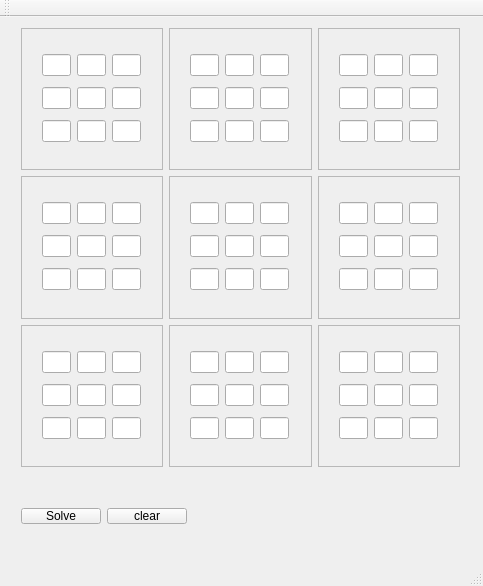
<?xml version="1.0" encoding="UTF-8"?>
<ui version="4.0">
 <class>Sudoku</class>
 <widget class="QMainWindow" name="Sudoku">
  <property name="geometry">
   <rect>
    <x>0</x>
    <y>0</y>
    <width>483</width>
    <height>586</height>
   </rect>
  </property>
  <property name="windowTitle">
   <string>Sudoku</string>
  </property>
  <widget class="QWidget" name="centralWidget">
   <widget class="QWidget" name="layoutWidget">
    <property name="geometry">
     <rect>
      <x>10</x>
      <y>0</y>
      <width>461</width>
      <height>461</height>
     </rect>
    </property>
    <layout class="QGridLayout" name="gridLayout_13">
     <item row="0" column="0">
      <widget class="QFrame" name="frame">
       <property name="frameShape">
        <enum>QFrame::StyledPanel</enum>
       </property>
       <property name="frameShadow">
        <enum>QFrame::Raised</enum>
       </property>
       <widget class="QWidget" name="layoutWidget">
        <property name="geometry">
         <rect>
          <x>10</x>
          <y>10</y>
          <width>121</width>
          <height>122</height>
         </rect>
        </property>
        <layout class="QGridLayout" name="gridLayout">
         <item row="0" column="0">
          <widget class="QLineEdit" name="tltl"/>
         </item>
         <item row="0" column="1">
          <widget class="QLineEdit" name="tltm"/>
         </item>
         <item row="0" column="2">
          <widget class="QLineEdit" name="tltr"/>
         </item>
         <item row="1" column="0">
          <widget class="QLineEdit" name="tlml"/>
         </item>
         <item row="1" column="1">
          <widget class="QLineEdit" name="tlmm"/>
         </item>
         <item row="1" column="2">
          <widget class="QLineEdit" name="tlmr"/>
         </item>
         <item row="2" column="0">
          <widget class="QLineEdit" name="tlbl"/>
         </item>
         <item row="2" column="1">
          <widget class="QLineEdit" name="tlbm"/>
         </item>
         <item row="2" column="2">
          <widget class="QLineEdit" name="tlbr"/>
         </item>
        </layout>
       </widget>
      </widget>
     </item>
     <item row="0" column="1">
      <widget class="QFrame" name="frame_2">
       <property name="frameShape">
        <enum>QFrame::StyledPanel</enum>
       </property>
       <property name="frameShadow">
        <enum>QFrame::Raised</enum>
       </property>
       <widget class="QWidget" name="layoutWidget">
        <property name="geometry">
         <rect>
          <x>10</x>
          <y>10</y>
          <width>121</width>
          <height>122</height>
         </rect>
        </property>
        <layout class="QGridLayout" name="gridLayout_2">
         <item row="0" column="0">
          <widget class="QLineEdit" name="tmtl"/>
         </item>
         <item row="0" column="1">
          <widget class="QLineEdit" name="tmtm"/>
         </item>
         <item row="0" column="2">
          <widget class="QLineEdit" name="tmtr"/>
         </item>
         <item row="1" column="0">
          <widget class="QLineEdit" name="tmml"/>
         </item>
         <item row="1" column="1">
          <widget class="QLineEdit" name="tmmm"/>
         </item>
         <item row="1" column="2">
          <widget class="QLineEdit" name="tmmr"/>
         </item>
         <item row="2" column="0">
          <widget class="QLineEdit" name="tmbl"/>
         </item>
         <item row="2" column="1">
          <widget class="QLineEdit" name="tmbm"/>
         </item>
         <item row="2" column="2">
          <widget class="QLineEdit" name="tmbr"/>
         </item>
        </layout>
       </widget>
      </widget>
     </item>
     <item row="0" column="2">
      <widget class="QFrame" name="frame_3">
       <property name="frameShape">
        <enum>QFrame::StyledPanel</enum>
       </property>
       <property name="frameShadow">
        <enum>QFrame::Raised</enum>
       </property>
       <widget class="QWidget" name="layoutWidget">
        <property name="geometry">
         <rect>
          <x>10</x>
          <y>10</y>
          <width>121</width>
          <height>122</height>
         </rect>
        </property>
        <layout class="QGridLayout" name="gridLayout_3">
         <item row="0" column="0">
          <widget class="QLineEdit" name="trtl"/>
         </item>
         <item row="0" column="1">
          <widget class="QLineEdit" name="trtm"/>
         </item>
         <item row="0" column="2">
          <widget class="QLineEdit" name="trtr"/>
         </item>
         <item row="1" column="0">
          <widget class="QLineEdit" name="trml"/>
         </item>
         <item row="1" column="1">
          <widget class="QLineEdit" name="trmm"/>
         </item>
         <item row="1" column="2">
          <widget class="QLineEdit" name="trmr"/>
         </item>
         <item row="2" column="0">
          <widget class="QLineEdit" name="trbl">
           <property name="readOnly">
            <bool>false</bool>
           </property>
          </widget>
         </item>
         <item row="2" column="1">
          <widget class="QLineEdit" name="trbm"/>
         </item>
         <item row="2" column="2">
          <widget class="QLineEdit" name="trbr"/>
         </item>
        </layout>
       </widget>
      </widget>
     </item>
     <item row="1" column="0">
      <widget class="QFrame" name="frame_4">
       <property name="frameShape">
        <enum>QFrame::StyledPanel</enum>
       </property>
       <property name="frameShadow">
        <enum>QFrame::Raised</enum>
       </property>
       <widget class="QWidget" name="layoutWidget">
        <property name="geometry">
         <rect>
          <x>10</x>
          <y>10</y>
          <width>121</width>
          <height>122</height>
         </rect>
        </property>
        <layout class="QGridLayout" name="gridLayout_4">
         <item row="0" column="0">
          <widget class="QLineEdit" name="mltl"/>
         </item>
         <item row="0" column="1">
          <widget class="QLineEdit" name="mltm"/>
         </item>
         <item row="0" column="2">
          <widget class="QLineEdit" name="mltr"/>
         </item>
         <item row="1" column="0">
          <widget class="QLineEdit" name="mlml"/>
         </item>
         <item row="1" column="1">
          <widget class="QLineEdit" name="mlmm"/>
         </item>
         <item row="1" column="2">
          <widget class="QLineEdit" name="mlmr"/>
         </item>
         <item row="2" column="0">
          <widget class="QLineEdit" name="mlbl"/>
         </item>
         <item row="2" column="1">
          <widget class="QLineEdit" name="mlbm"/>
         </item>
         <item row="2" column="2">
          <widget class="QLineEdit" name="mlbr"/>
         </item>
        </layout>
       </widget>
      </widget>
     </item>
     <item row="1" column="1">
      <widget class="QFrame" name="frame_5">
       <property name="frameShape">
        <enum>QFrame::StyledPanel</enum>
       </property>
       <property name="frameShadow">
        <enum>QFrame::Raised</enum>
       </property>
       <widget class="QWidget" name="layoutWidget">
        <property name="geometry">
         <rect>
          <x>10</x>
          <y>10</y>
          <width>121</width>
          <height>122</height>
         </rect>
        </property>
        <layout class="QGridLayout" name="gridLayout_5">
         <item row="0" column="0">
          <widget class="QLineEdit" name="mmtl"/>
         </item>
         <item row="0" column="1">
          <widget class="QLineEdit" name="mmtm"/>
         </item>
         <item row="0" column="2">
          <widget class="QLineEdit" name="mmtr"/>
         </item>
         <item row="1" column="0">
          <widget class="QLineEdit" name="mmml"/>
         </item>
         <item row="1" column="1">
          <widget class="QLineEdit" name="mmmm"/>
         </item>
         <item row="1" column="2">
          <widget class="QLineEdit" name="mmmr"/>
         </item>
         <item row="2" column="0">
          <widget class="QLineEdit" name="mmbl"/>
         </item>
         <item row="2" column="1">
          <widget class="QLineEdit" name="mmbm"/>
         </item>
         <item row="2" column="2">
          <widget class="QLineEdit" name="mmbr"/>
         </item>
        </layout>
       </widget>
      </widget>
     </item>
     <item row="1" column="2">
      <widget class="QFrame" name="frame_6">
       <property name="frameShape">
        <enum>QFrame::StyledPanel</enum>
       </property>
       <property name="frameShadow">
        <enum>QFrame::Raised</enum>
       </property>
       <widget class="QWidget" name="layoutWidget">
        <property name="geometry">
         <rect>
          <x>10</x>
          <y>10</y>
          <width>121</width>
          <height>122</height>
         </rect>
        </property>
        <layout class="QGridLayout" name="gridLayout_6">
         <item row="0" column="0">
          <widget class="QLineEdit" name="mrtl"/>
         </item>
         <item row="0" column="1">
          <widget class="QLineEdit" name="mrtm"/>
         </item>
         <item row="0" column="2">
          <widget class="QLineEdit" name="mrtr"/>
         </item>
         <item row="1" column="0">
          <widget class="QLineEdit" name="mrml"/>
         </item>
         <item row="1" column="1">
          <widget class="QLineEdit" name="mrmm"/>
         </item>
         <item row="1" column="2">
          <widget class="QLineEdit" name="mrmr"/>
         </item>
         <item row="2" column="0">
          <widget class="QLineEdit" name="mrbl"/>
         </item>
         <item row="2" column="1">
          <widget class="QLineEdit" name="mrbm"/>
         </item>
         <item row="2" column="2">
          <widget class="QLineEdit" name="mrbr"/>
         </item>
        </layout>
       </widget>
      </widget>
     </item>
     <item row="2" column="0">
      <widget class="QFrame" name="frame_7">
       <property name="frameShape">
        <enum>QFrame::StyledPanel</enum>
       </property>
       <property name="frameShadow">
        <enum>QFrame::Raised</enum>
       </property>
       <widget class="QWidget" name="layoutWidget">
        <property name="geometry">
         <rect>
          <x>10</x>
          <y>10</y>
          <width>121</width>
          <height>122</height>
         </rect>
        </property>
        <layout class="QGridLayout" name="gridLayout_7">
         <item row="0" column="0">
          <widget class="QLineEdit" name="bltl"/>
         </item>
         <item row="0" column="1">
          <widget class="QLineEdit" name="bltm"/>
         </item>
         <item row="0" column="2">
          <widget class="QLineEdit" name="bltr"/>
         </item>
         <item row="1" column="0">
          <widget class="QLineEdit" name="blml"/>
         </item>
         <item row="1" column="1">
          <widget class="QLineEdit" name="blmm"/>
         </item>
         <item row="1" column="2">
          <widget class="QLineEdit" name="blmr"/>
         </item>
         <item row="2" column="0">
          <widget class="QLineEdit" name="blbl"/>
         </item>
         <item row="2" column="1">
          <widget class="QLineEdit" name="blbm"/>
         </item>
         <item row="2" column="2">
          <widget class="QLineEdit" name="blbr"/>
         </item>
        </layout>
       </widget>
      </widget>
     </item>
     <item row="2" column="1">
      <widget class="QFrame" name="frame_8">
       <property name="frameShape">
        <enum>QFrame::StyledPanel</enum>
       </property>
       <property name="frameShadow">
        <enum>QFrame::Raised</enum>
       </property>
       <widget class="QWidget" name="layoutWidget">
        <property name="geometry">
         <rect>
          <x>10</x>
          <y>10</y>
          <width>121</width>
          <height>122</height>
         </rect>
        </property>
        <layout class="QGridLayout" name="gridLayout_8">
         <item row="0" column="0">
          <widget class="QLineEdit" name="bmtl"/>
         </item>
         <item row="0" column="1">
          <widget class="QLineEdit" name="bmtm"/>
         </item>
         <item row="0" column="2">
          <widget class="QLineEdit" name="bmtr"/>
         </item>
         <item row="1" column="0">
          <widget class="QLineEdit" name="bmml"/>
         </item>
         <item row="1" column="1">
          <widget class="QLineEdit" name="bmmm"/>
         </item>
         <item row="1" column="2">
          <widget class="QLineEdit" name="bmmr"/>
         </item>
         <item row="2" column="0">
          <widget class="QLineEdit" name="bmbl"/>
         </item>
         <item row="2" column="1">
          <widget class="QLineEdit" name="bmbm"/>
         </item>
         <item row="2" column="2">
          <widget class="QLineEdit" name="bmbr"/>
         </item>
        </layout>
       </widget>
      </widget>
     </item>
     <item row="2" column="2">
      <widget class="QFrame" name="frame_9">
       <property name="frameShape">
        <enum>QFrame::StyledPanel</enum>
       </property>
       <property name="frameShadow">
        <enum>QFrame::Raised</enum>
       </property>
       <widget class="QWidget" name="layoutWidget">
        <property name="geometry">
         <rect>
          <x>10</x>
          <y>10</y>
          <width>121</width>
          <height>122</height>
         </rect>
        </property>
        <layout class="QGridLayout" name="gridLayout_9">
         <item row="0" column="0">
          <widget class="QLineEdit" name="brtl"/>
         </item>
         <item row="0" column="1">
          <widget class="QLineEdit" name="brtm"/>
         </item>
         <item row="0" column="2">
          <widget class="QLineEdit" name="brtr"/>
         </item>
         <item row="1" column="0">
          <widget class="QLineEdit" name="brml"/>
         </item>
         <item row="1" column="1">
          <widget class="QLineEdit" name="brmm"/>
         </item>
         <item row="1" column="2">
          <widget class="QLineEdit" name="brmr"/>
         </item>
         <item row="2" column="0">
          <widget class="QLineEdit" name="brbl"/>
         </item>
         <item row="2" column="1">
          <widget class="QLineEdit" name="brbm"/>
         </item>
         <item row="2" column="2">
          <widget class="QLineEdit" name="brbr"/>
         </item>
        </layout>
       </widget>
      </widget>
     </item>
    </layout>
   </widget>
   <widget class="QWidget" name="layoutWidget">
    <property name="geometry">
     <rect>
      <x>10</x>
      <y>480</y>
      <width>188</width>
      <height>38</height>
     </rect>
    </property>
    <layout class="QHBoxLayout" name="horizontalLayout">
     <item>
      <widget class="QPushButton" name="solve">
       <property name="text">
        <string>Solve</string>
       </property>
      </widget>
     </item>
     <item>
      <widget class="QPushButton" name="clear">
       <property name="text">
        <string>clear</string>
       </property>
      </widget>
     </item>
    </layout>
   </widget>
  </widget>
  <widget class="QMenuBar" name="menuBar">
   <property name="geometry">
    <rect>
     <x>0</x>
     <y>0</y>
     <width>483</width>
     <height>28</height>
    </rect>
   </property>
  </widget>
  <widget class="QToolBar" name="mainToolBar">
   <attribute name="toolBarArea">
    <enum>TopToolBarArea</enum>
   </attribute>
   <attribute name="toolBarBreak">
    <bool>false</bool>
   </attribute>
  </widget>
  <widget class="QStatusBar" name="statusBar"/>
 </widget>
 <layoutdefault spacing="6" margin="11"/>
 <resources/>
 <connections/>
</ui>
